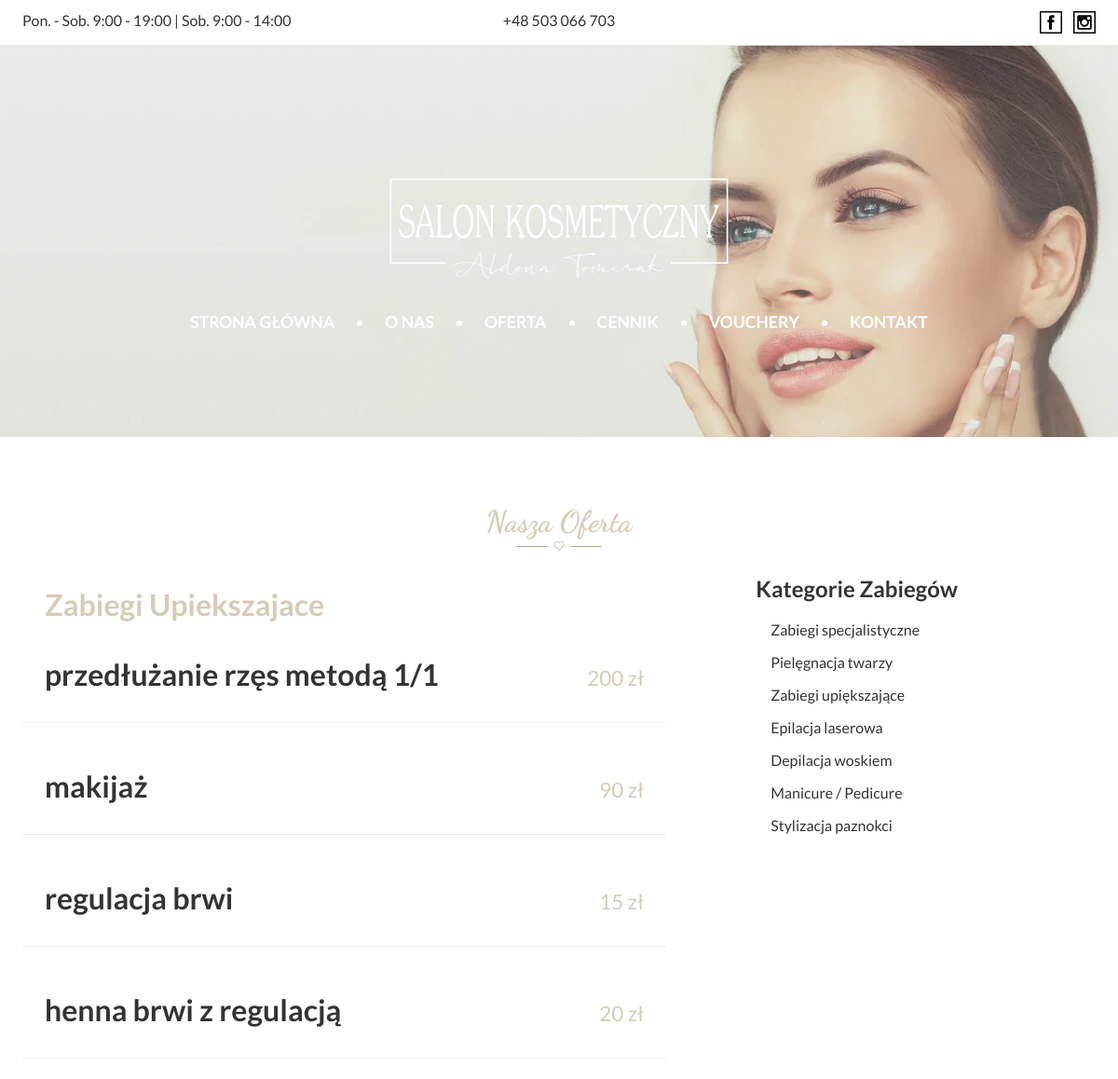
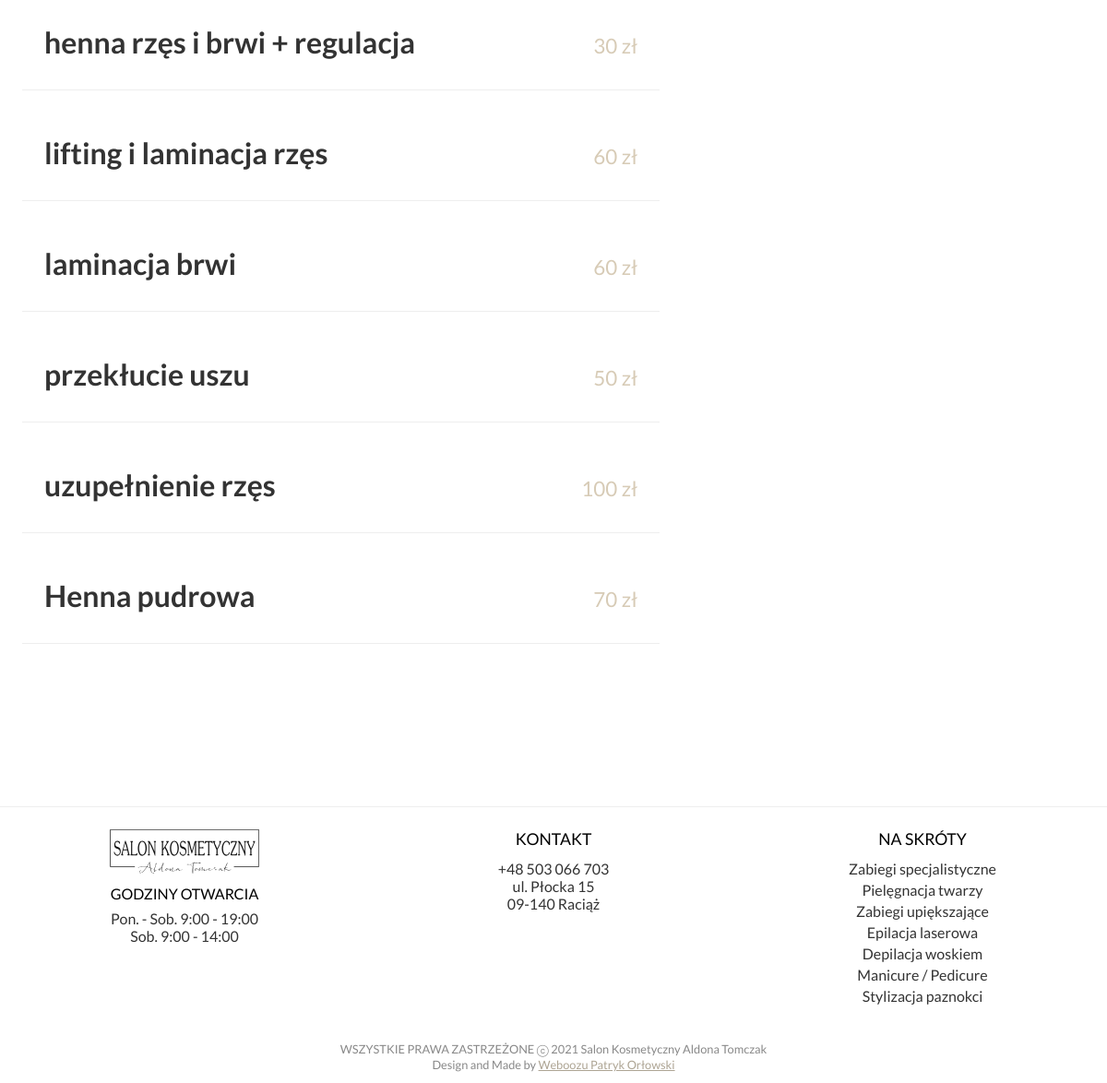
The page /oferta.php?kategoria=zabiegi_upiekszajace on the database its author committed (2 pictures, top to bottom).
### tables this page shows
CREATE TABLE `treatments` (
  `id` int(11) NOT NULL,
  `name` text NOT NULL,
  `slug` varchar(125) NOT NULL,
  `label` text DEFAULT NULL,
  `description` text DEFAULT NULL,
  `image` varchar(125) DEFAULT NULL,
  `price` text NOT NULL,
  `duration` varchar(10) DEFAULT NULL,
  `category` varchar(125) NOT NULL
);

### display_treatments.php (the view, shortened to what this page needs)
<?php
    $category = $_GET['kategoria'];
    $sql = "SELECT name, label, description, price, duration, slug FROM treatments WHERE category LIKE '$category'";
    $result = $conn->query($sql);
    if ($result->num_rows > 0) {
    while($row = $result->fetch_assoc()) {
        echo '<div class="elem">';
        echo '<div class="header-sect">';
        echo '<h1>'.$row['name'].'</h1> <span class="price">'.$row['price'].'</span>';
        echo '</div>';
        echo '</div>';
    }
    } else {
        echo "Ups.. Coś poszło nie tak :(";
    }
?>

### assets/css/main-1.01.css (style rules this page uses)
* { -webkit-box-sizing: border-box; box-sizing: border-box; padding: 0; margin: 0; font-family: 'Lato', sans-serif; }
body { max-width: 1920px; margin: 0 auto; color: #333; -webkit-animation: .5s fadeIn; animation: .5s fadeIn; }
main .offer-wrapper .wrapper .wrapper-content .elem { padding: 24px; border-bottom: 1px solid #eee; margin-bottom: 24px; }
main .offer-wrapper .wrapper .wrapper-content .elem .header-sect { display: -webkit-box; display: -ms-flexbox; display: flex; -webkit-box-align: center; -ms-flex-align: center; align-items: center; -webkit-box-pack: justify; -ms-flex-pack: justify; justify-content: space-between; }
main .offer-wrapper .wrapper .wrapper-content .elem .header-sect h1 { display: block; padding-bottom: 8px; max-width: 70%; }
main .offer-wrapper .wrapper .wrapper-content .elem .header-sect .price { color: #D7CBB6; font-size: 1.4rem; display: block; margin-left: 24px; }

### rows shown on the page
treatments: name "przedłużanie rzęs metodą 1/1", price "200 zł"
treatments: name "makijaż", price "90 zł"
treatments: name "regulacja brwi", price "15 zł"
treatments: name "henna brwi z regulacją", price "20 zł"
treatments: name "henna rzęs i brwi + regulacja", price "30 zł"
treatments: name "lifting i laminacja rzęs", price "60 zł"
treatments: name "laminacja brwi", price "60 zł"
treatments: name "przekłucie uszu", price "50 zł"
treatments: name "uzupełnienie rzęs", price "100 zł"
treatments: name "Henna pudrowa", price "70 zł"

### other values the page prints
$category "Zabiegi Upiekszajace"
